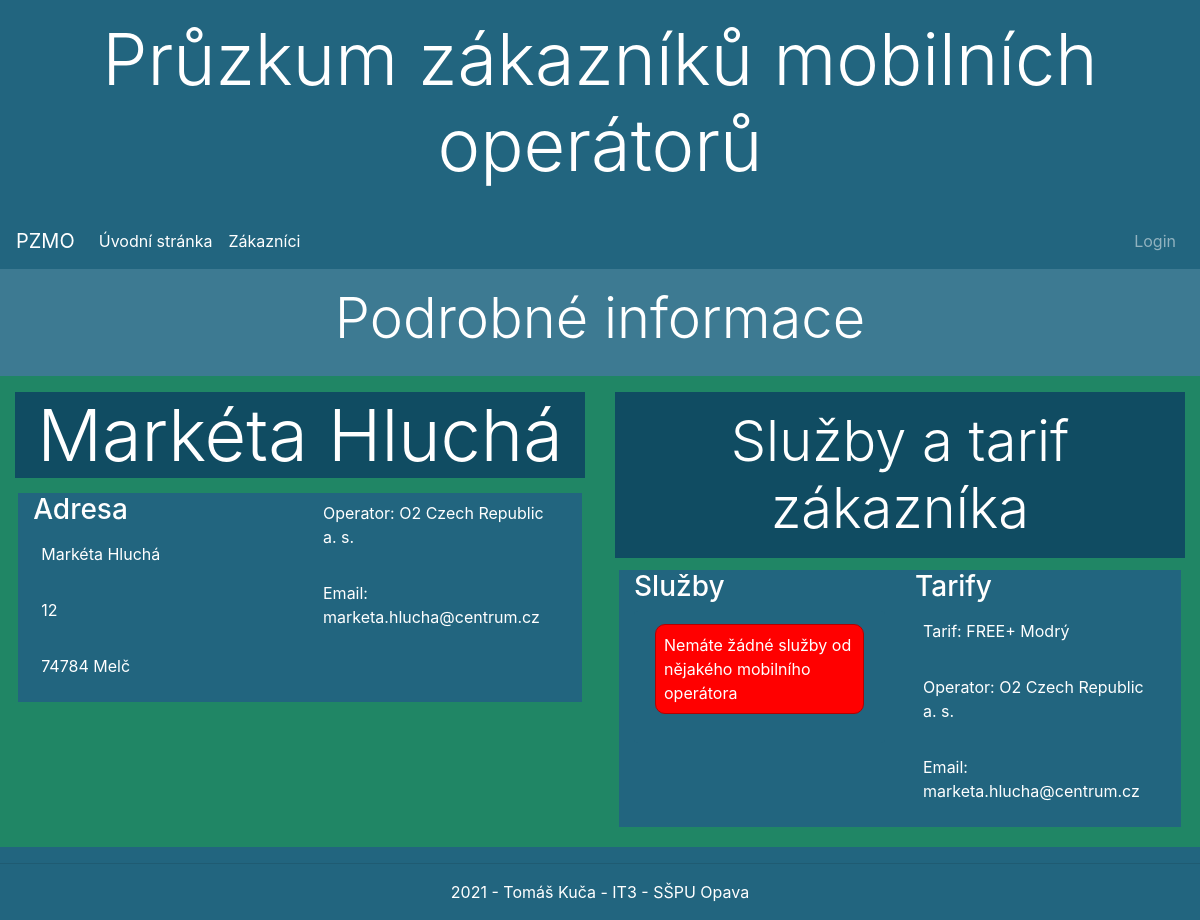
Page /zakaznici/zakaznici/4/ on the earlier database version.
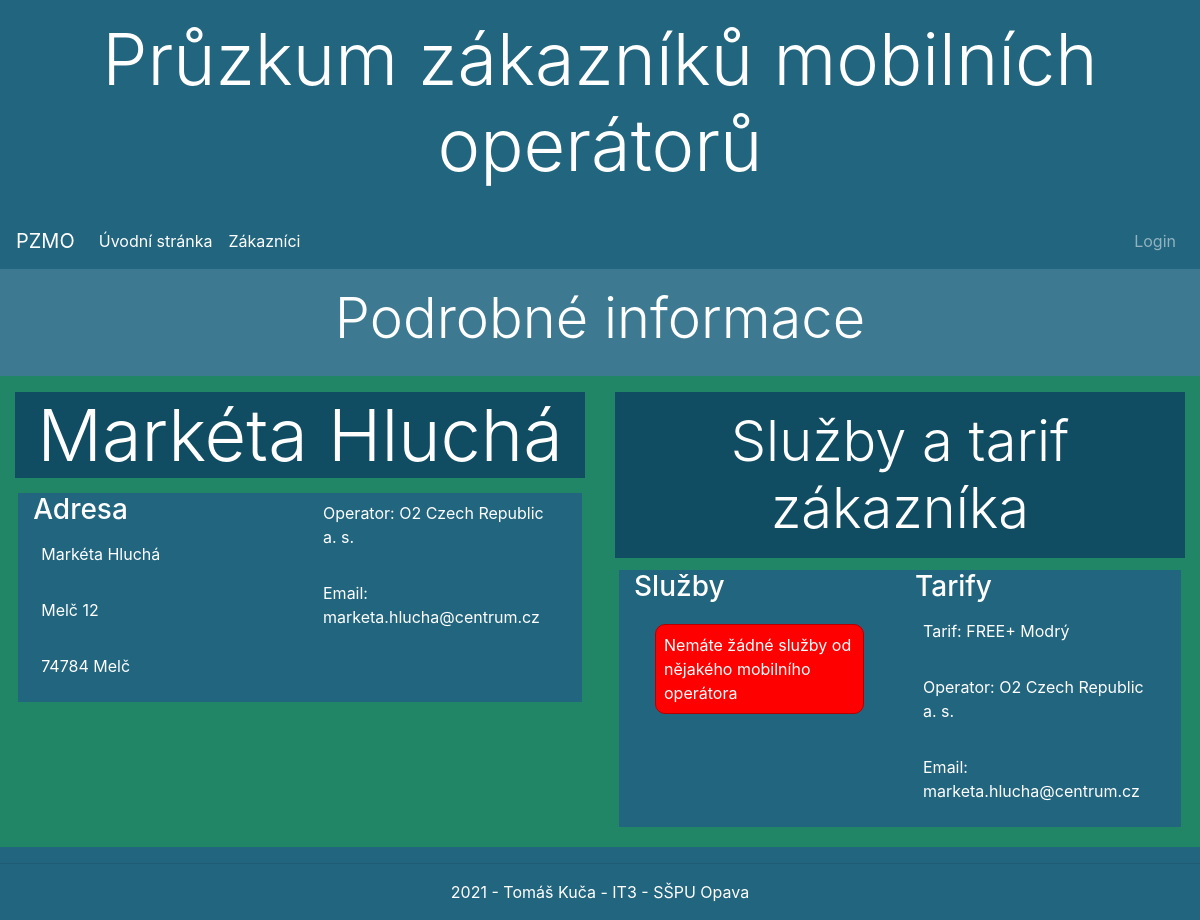
Same page on the later database version.
### zakaznici/models.py (models this page shows, shortened)
class Zakaznik(models.Model):
    jmeno = models.CharField(max_length=30, verbose_name='Křestní jméno')
    prijmeni = models.CharField(max_length=30, verbose_name='Příjmení')
    psc = models.PositiveIntegerField(validators=[MinValueValidator(10000), MaxValueValidator(99999)],
                                      verbose_name='Poštovní směrovací číslo')
    ulice = models.CharField(max_length=20, verbose_name='Ulice', blank=True)
    mesto = models.CharField(max_length=30, verbose_name='Město')
    cp = models.CharField(max_length=4, verbose_name='Číslo popisné')
    email = models.EmailField(max_length=50, unique=True, blank=True,null=True, verbose_name='Email zákazníka')
    druhotne_sluzby = models.ManyToManyField(DruhotneSluzby, blank=True, null=True,
                                             help_text='Select a secondary service of mobile operator which you use')
    class Meta:
        ordering = ['prijmeni']

### zakaznici/views.py (the view)
# urls.py: path('zakaznici/<int:pk>/', views.ZakaznikDetailView.as_view(), name='podrobnosti_zakaznika'),
class ZakaznikDetailView(DetailView):
    model = Zakaznik
    context_object_name = 'podrobnosti_zakaznika'
    template_name = 'zakaznik/podrobnosti.html'
    extra_context = {'contracts': Smlouva.objects.all()}

### zakaznici/templates/zakaznik/podrobnosti.html (shortened to what this page needs)
{% extends "base.html"%}
{% block content%}
<div class="row mb-3 p-3 nadpis">
    <div class="col-sm-12">
        <h2 class="display-4 text-center">{{osoba}}Podrobné informace</h2>
    </div>
</div>
<div class="row podrobnosti">
    <div class="col-lg-6 mb-3">
        <h2 class="display-3">{{podrobnosti_zakaznika.jmeno}} {{podrobnosti_zakaznika.prijmeni}}</h2>
        <div class="row text">
            <div class="col-lg-6">
                <h3>Adresa</h3>
                <p>{{podrobnosti_zakaznika.jmeno}} {{podrobnosti_zakaznika.prijmeni}}</p>
                <p>{{podrobnosti_zakaznika.ulice}} {{podrobnosti_zakaznika.cp}}</p>
                <p>{{podrobnosti_zakaznika.psc}} {{podrobnosti_zakaznika.mesto}}</p>
            </div>
            <div class="col-lg-6">
                {% for contract in contracts%}
                {% if podrobnosti_zakaznika.jmeno == contract.zakaznik.jmeno and podrobnosti_zakaznika.prijmeni == contract.zakaznik.prijmeni %}
                <p>Operator: {{contract.operator.nazev}}</p>
                {% endif %}
                {% endfor%}
                <p>Email: {{podrobnosti_zakaznika.email}}</p>
            </div>
        </div>
    </div>
    <div class="col-lg-6 mb-3">
        <h2 class="display-4 p-3">Služby a tarif zákazníka</h2>
        <div class="row m-1">
            <div class="col-lg-6 text1-left">
                <h3>Služby</h3>
                {% if podrobnosti_zakaznika.druhotne_sluzby.all %}
                {% for sluzba in podrobnosti_zakaznika.druhotne_sluzby.all %}
                <p>{{sluzba.nazev}}</p>
                <p>{{sluzba.cena}}
                <p>{{sluzba.operator.nazev}}</p>
                <p>{{sluzba.popis}}</p>
                {% endfor %}
                {% else %}
                <div class="alert">
                    <p>Nemáte žádné služby od nějakého mobilního operátora</p>
                </div>
                {% endif %}
            </div>
            <div class="col-lg-6 text1-right">
                <h3>Tarify</h3>
                {% for contract in contracts%}
                {% if podrobnosti_zakaznika.jmeno == contract.zakaznik.jmeno and podrobnosti_zakaznika.prijmeni == contract.zakaznik.prijmeni %}
                <p>Tarif: {{ contract.tarif.nazev}}</p>
                <p>Operator: {{contract.operator.nazev}}</p>
                {% endif %}
                {% endfor%}
                <p>Email: {{podrobnosti_zakaznika.email}}</p>
            </div>
        </div>
    </div>
</div>
{% endblock%}

Differences in the rows shown:
changed Zakaznik "Markéta": ulice (not shown) → "Melč"
